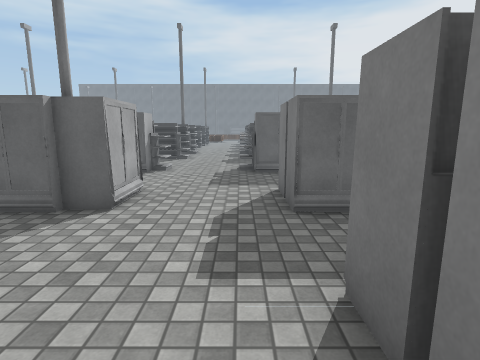
view 1 (above)

24 first-person views from a walk through a 3-D level made in the Unity game engine. The camera is 1.5 m above the floor, tilts 10° down and sees 80° across. Doors are open. The floor is counted in squares, 1 m on a side. Each view is taken from the middle of a square. On the plan, view 1 faces up. The plan holds only what a view shows up to about 14 squares ahead; the rest is blank. The place goes on beyond the plan. Surface patterns are stand-ins for the level's own textures.

view 2
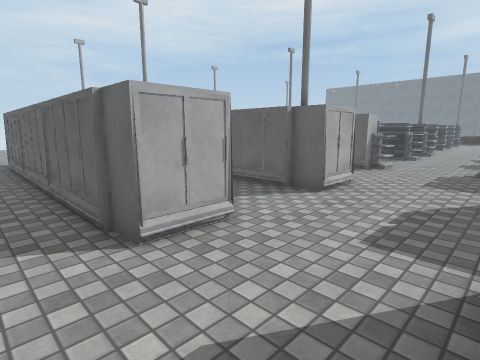

view 3
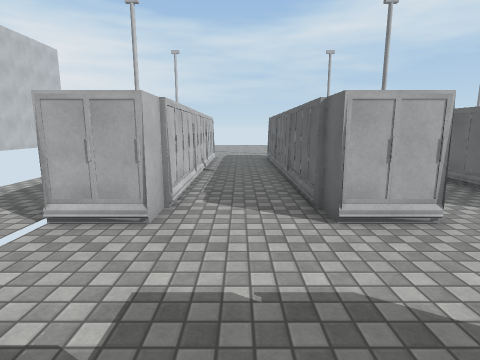

view 4
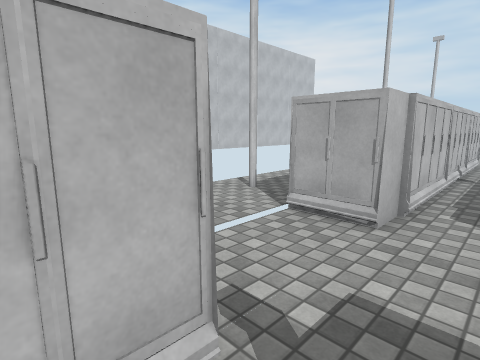

view 5
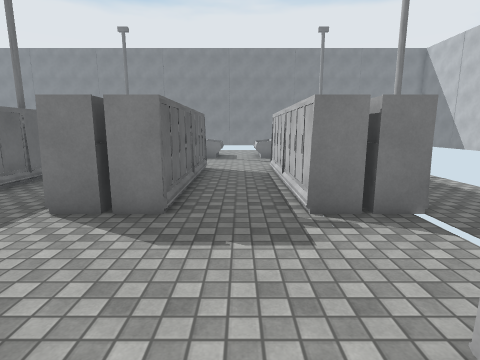

view 6
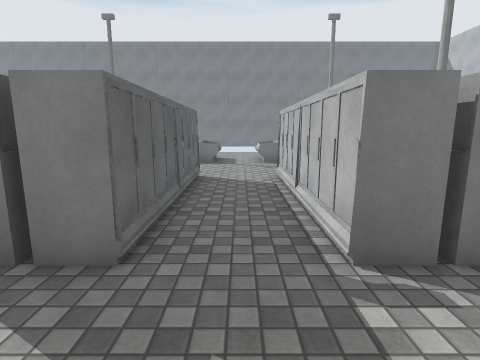

view 7
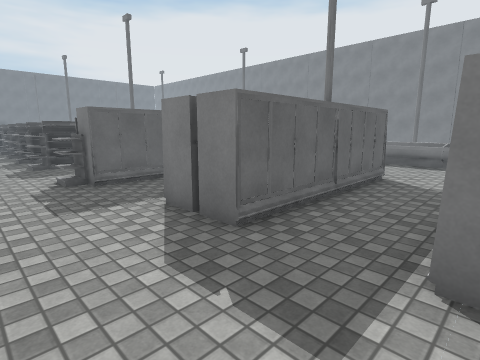

view 8
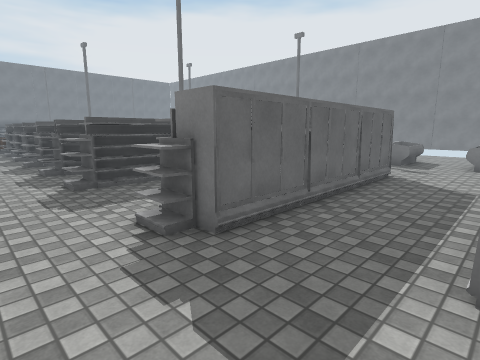

view 9
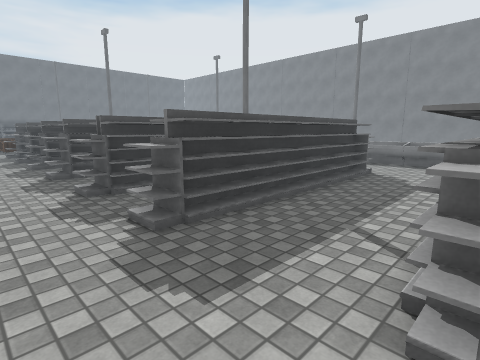

view 10
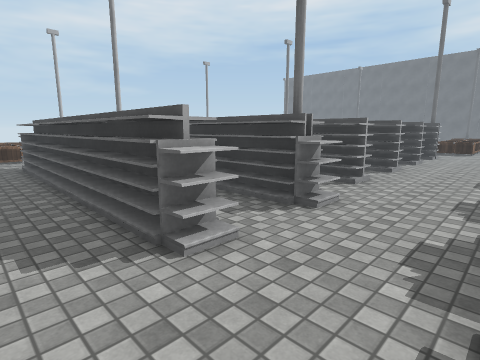

view 11
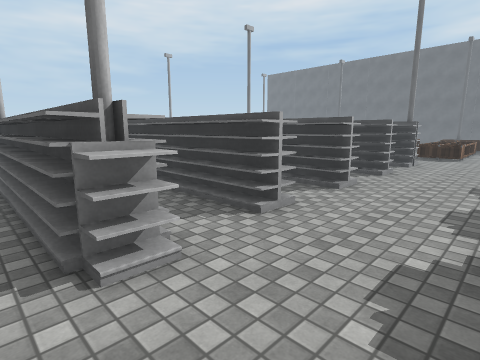

view 12
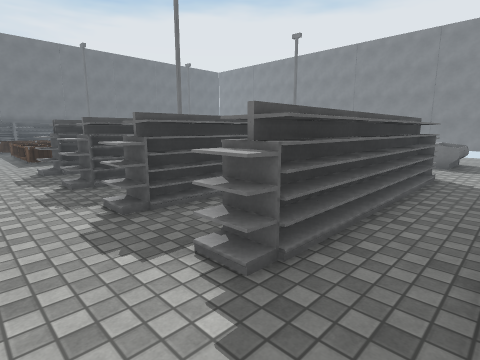

view 13
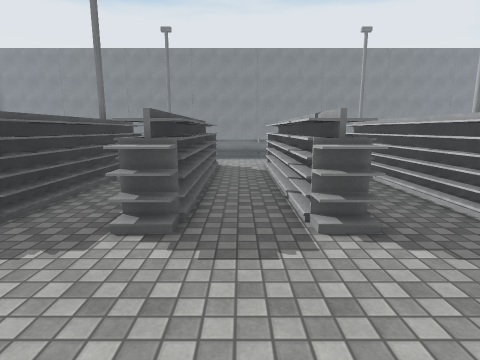

view 14
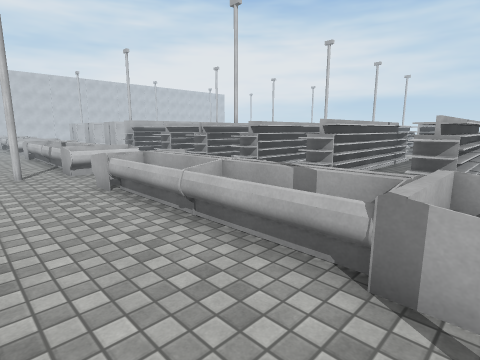

view 15
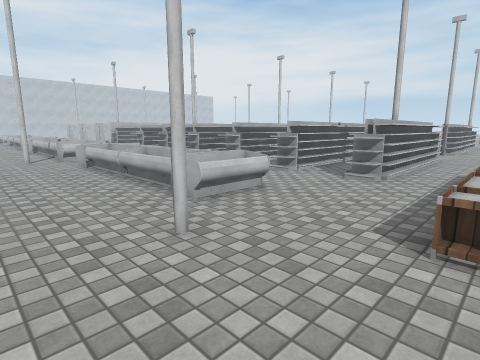

view 16
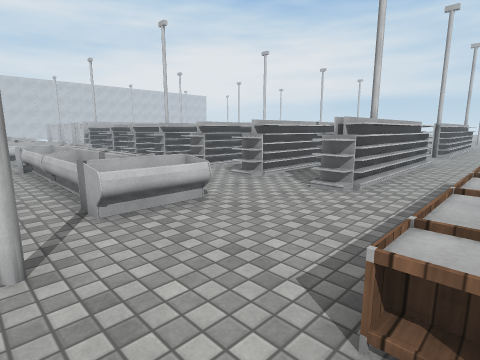

view 17
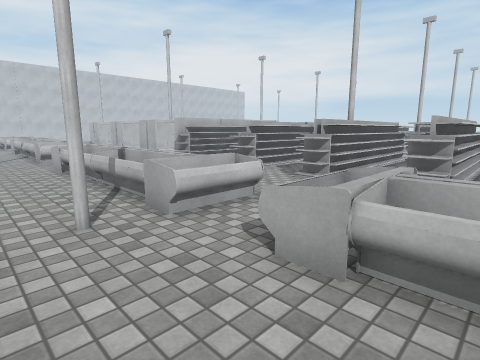

view 18
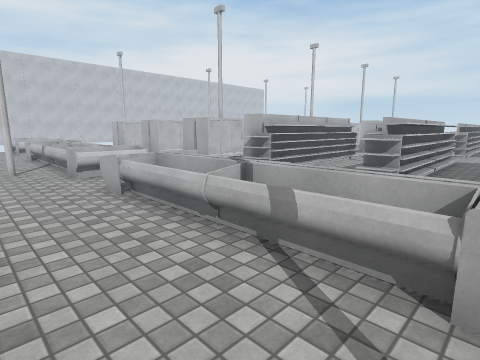

view 19
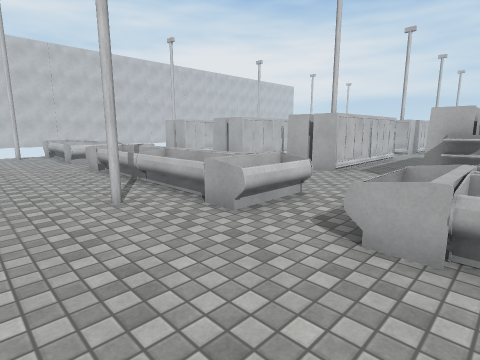

view 20
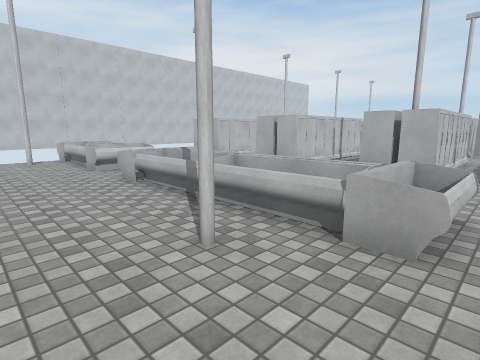

view 21
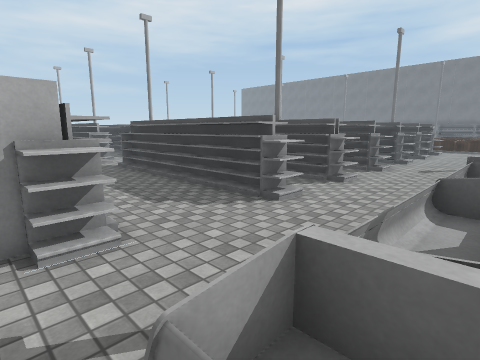

view 22
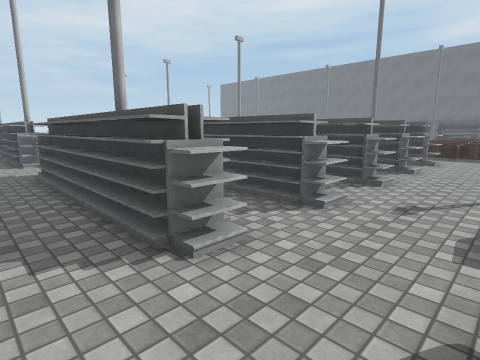

view 23
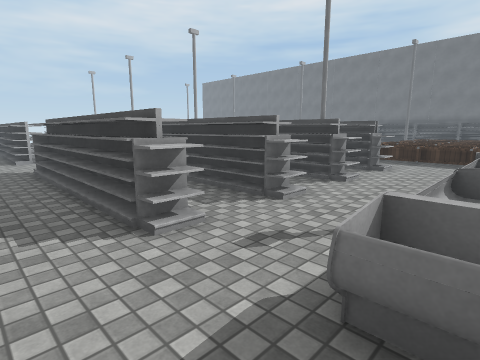

view 24
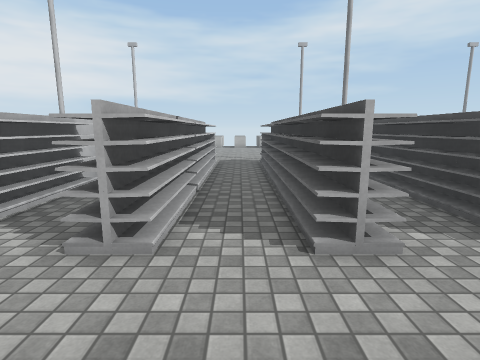

### Floor plan
Key: @ floor where view 1 was taken; # wall or solid block; x gap in a wall; . floor; D open door; = window, fence, low wall or low ledge; ^ raised ledge; S shelf; C column; O other object.
Columns run from 8 left of view 1 to 17 right of it. Each row starts with its distance up from view 1.
 34      OO.S             .. .
 33      .........  SSSSSS...
 32      .....................
 31     OO..^SSSSSSSS.........
 30 SSSSCS..^SSSSSCSS......C..
 29   ..................==....
 28     SS..^SSSSSSSS..===....
 27 OSSSSS..^SSSSSSS#...==....
 26 ....................==...
 25 OSSSSS..^SSSSSSSS...==...
 24   SSSS..^SSSSSSS#...==...
 23   ..........  ......==...
 22 SSSSSS..^SSSSSSSS..===...
 21 SSSSSS..^SSSSSSSS..===...
 20   .......................
 19     SS..^SSSSSSS#..=.=...
 18 SSSSCS..^SSSSSCSS..===xC.
 17  ...................==...
 16     SS..#SSSSSSSS...==...
 15 SSSSS^..^SSSSSSSS..===...
 14 ....................==...
 13  ...................==...
 12      ...............==....
 11     OO..^SS#SSSS#..===...
 10     ##...########....=....
  9      .....................
  8      ..............===....
  7      #..DD######D...==....
  6      #..DD######D...==.C..
  5   ####...#######....==....
  4    .................==....
  3     ............    ==....
  2      #..DD######D   ==....
  1 ######..DD######D .===...
  0 ........@##.####...===...
 -1 .........................
 -2 ##.##....#######...=O=...
 -3  #####..DD#        ===...
 -4      #..DD#         ==...
 -5     .......         ==...
 -6   ..C..  ....       ==.C.
 -7   ....     ..       #=..

Positions as (right, up) in squares from view 1, and headings:
1: (0, 0), facing up
2: (1, -1), facing up-left
3: (2, -1), facing left
4: (2, -1), facing down-left
5: (-4, -1), facing right
6: (-2, -1), facing right
7: (-2, 2), facing up-right
8: (-2, 7), facing up-right
9: (-2, 11), facing up-right
10: (0, 13), facing up-left
11: (0, 17), facing up-left
12: (-2, 19), facing up-right
13: (-4, 26), facing right
14: (16, 29), facing down-left
15: (17, 34), facing down-left
16: (15, 34), facing down-left
17: (16, 23), facing down-left
18: (16, 18), facing down-left
19: (17, 12), facing down-left
20: (17, 9), facing down-left
21: (12, 10), facing up-left
22: (11, 16), facing up-left
23: (12, 19), facing up-left
24: (0, 26), facing left
